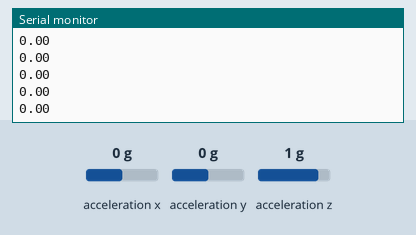
A sketch run on a simulated Arduino Uno, built with avr-gcc and run on an emulated ATmega328P. Shown: the last lines printed to the serial monitor. The test bench sets the inputs (shaded band); at power-on: acceleration x 0 g, acceleration y 0 g, acceleration z 1 g.

Above: at 1.2 s.
1.3 s: acceleration x set to -1.4 g
At 2.55 s:
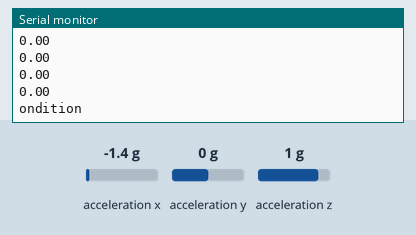
4.3 s: acceleration y set to -0.8 g
At 4.35 s:
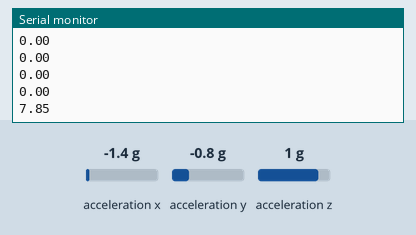
5.8 s: acceleration z set to -1.4 g
At 5.85 s:
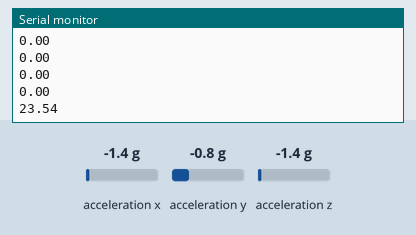
Timing chart, 0 to 8.8 s (numbered marks = the images above; inputs shaded):
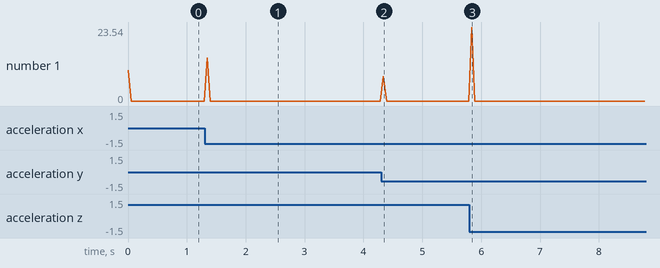

The sketch:

testingmodes.ino
```cpp
#include <Wire.h>
#include <Adafruit_Sensor.h>
#include <Adafruit_ADXL345_U.h>


int timecount=25;//25
int maxlim=4;
int catofmove=0;
String msg="";

int deviceID=1; //deviceId is 1 or 2 based on device
int seldevice=-1; //selected deive is 1 or 2 based on input from app
double limit=7;//changing
int condition=0; //0 unkonown, 1 stable , 2 unstable
int isset=1; //0 not conncected, 1 connected
//isset{0,1} condition{0,1,2}


Adafruit_ADXL345_Unified accel = Adafruit_ADXL345_Unified(12345);
float X=0;
float Y=0;
float Z=0;

void setup() {
  Serial.begin(115200);

  while (!Serial) {
    delay(10);
  }
  Serial.println("Starting ADXL345 test...");

  if (!accel.begin()) {
    Serial.println("ADXL345 not found");
    while (1);
  }
}


void loop() {
  sensors_event_t event;
  accel.getEvent(&event);
  float x=event.acceleration.x;
  float y=event.acceleration.y;
  float z=event.acceleration.z;
  float res=sqrt((X-x)*(X-x)+(Y-y)*(Y-y)+(Z-z)*(Z-z));
  X=x;
  Y=y;
  Z=z;
  Serial.println(res);

  if(res>=limit)
  catofmove++;


  timecount--;

  if(timecount<=0)
  {
      if(catofmove>=maxlim)
      {
         condition=2;
      }
  sendmsg();
   catofmove=0;
   timecount=25;
  }

   delay(50);
}


void sendmsg()
{
    msg =String(deviceID)+String(isset) + String(condition); //"deviceId isset condition" that is "110" or "200" etc
    Serial.println("condition" + condition);
    condition=1;
}
```

Measured:
- after the input at 1.3 s, the serial monitor: prints a new line at once (image 1)
- after the input at 4.3 s, the serial monitor: prints a new line at once (image 2)
- after the input at 5.8 s, the serial monitor: prints a new line at once (image 3)
